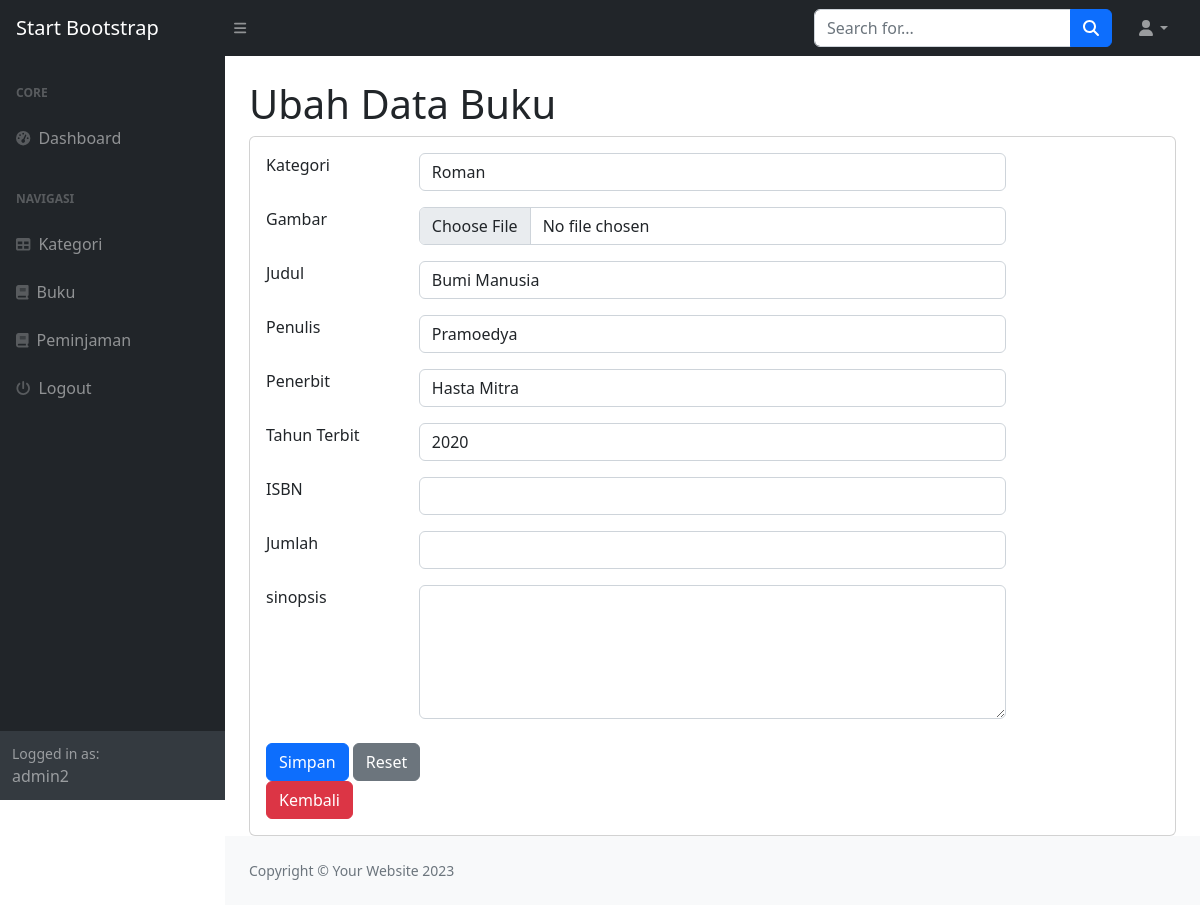
The page /index.php?page=buku_ubah&&id=1 (signed in) on the database its author committed.
### tables this page shows
CREATE TABLE `buku` (
  `id_buku` int(11) NOT NULL,
  `id_kategori` int(11) DEFAULT NULL,
  `judul` varchar(255) DEFAULT NULL,
  `gambar` varchar(255) DEFAULT NULL,
  `penulis` varchar(255) DEFAULT NULL,
  `penerbit` varchar(255) DEFAULT NULL,
  `tahun_terbit` varchar(255) DEFAULT NULL,
  `deskripsi` text,
  `kuantitas` int(11) DEFAULT NULL
);

CREATE TABLE `kategori` (
  `id_kategori` int(11) NOT NULL,
  `kategori` varchar(255) NOT NULL
);

### buku_ubah.php (the view, shortened to what this page needs)
<h1 class="mt-4">Ubah Data Buku</h1>
<div class="card">
    <div class="card-body">
        <div class="row">
            <div class="col-md-12">
                <form action="" method="POST" enctype="multipart/form-data">
                    <?php
                    $id = $_GET['id'];
                    $query = mysqli_query($koneksi, "SELECT * FROM buku WHERE id_buku='$id'");
                    $data = mysqli_fetch_array($query);
                    ?>
                    <div class="row mb-3">
                        <div class="col-md-2">Kategori</div>
                        <div class="col-md-8">
                            <select name="id_kategori" class="form-control">
                                <?php
                                $kat = mysqli_query($koneksi, "SELECT * FROM kategori");
                                while ($kategori = mysqli_fetch_array($kat)) :
                                ?>
                                <option <?= $kategori['id_kategori'] == $data['id_kategori'] ? 'selected' : ''; ?> value="<?= $kategori['id_kategori']; ?>">
                                    <?= $kategori['kategori']; ?>
                                </option>
                                <?php endwhile; ?>
                            </select>
                        </div>
                    </div>
                    <div class="row mb-3">
                        <div class="col-md-2">Gambar</div>
                        <div class="col-md-8">
                            <input type="file" class="form-control" name="gambar">
                        </div>
                    </div>
                    <div class="row mb-3">
                        <div class="col-md-2">Judul</div>
                        <div class="col-md-8"><input type="text" value="<?= $data['judul']; ?>" class="form-control" name="judul"></div>
                    </div>
                    <div class="row mb-3">
                        <div class="col-md-2">Penulis</div>
                        <div class="col-md-8"><input type="text" value="<?= $data['penulis']; ?>" class="form-control" name="penulis"></div>
                    </div>
                    <div class="row mb-3">
                        <div class="col-md-2">Penerbit</div>
                        <div class="col-md-8"><input type="text" value="<?= $data['penerbit']; ?>" class="form-control" name="penerbit"></div>
                    </div>
                    <div class="row mb-3">
                        <div class="col-md-2">Tahun Terbit</div>
                        <div class="col-md-8"><input type="number" value="<?= $data['tahun_terbit']; ?>" class="form-control" name="tahun_terbit" min="1900" max="2025"></div>
                    </div>
                    <div class="row mb-3">
                        <div class="col-md-2">ISBN</div>
                        <div class="col-md-8"><input type="text" value="<?= $data['isbn']; ?>" class="form-control" name="isbn"></div>
                    </div>
                    <div class="row mb-3">
                        <div class="col-md-2">Jumlah</div>
                        <div class="col-md-8"><input type="number" value="<?= $data['jumlah']; ?>" class="form-control" name="jumlah"></div>
                    </div>
                    <div class="row mb-3">
                        <div class="col-md-2">sinopsis</div>
                        <div class="col-md-8">
                            <textarea name="sinopsis" rows="5" class="form-control"><?= $data['sinopsis']; ?></textarea>
                        </div>
                    </div>
                    <div class="d-flex align-items-center justify-content-between mt-4 mb-0">
                        <div class="col-md-4">
                            <div class="col-md-8">
                                <button type="submit" class="btn btn-primary" name="submit">Simpan</button>
                                <button type="reset" class="btn btn-secondary">Reset</button>
                                <a href="?page=buku" class="btn btn-danger">Kembali</a>
                            </div>
                        </div>
                    </div>
                </form>
            </div>
        </div>
    </div>
</div>

### rows shown on the page
buku: id_kategori "Roman", judul "Bumi Manusia", penulis "Pramoedya", penerbit "Hasta Mitra", tahun_terbit "2020"

### other values the page prints
$_SESSION['user']['nama'] "admin2"
